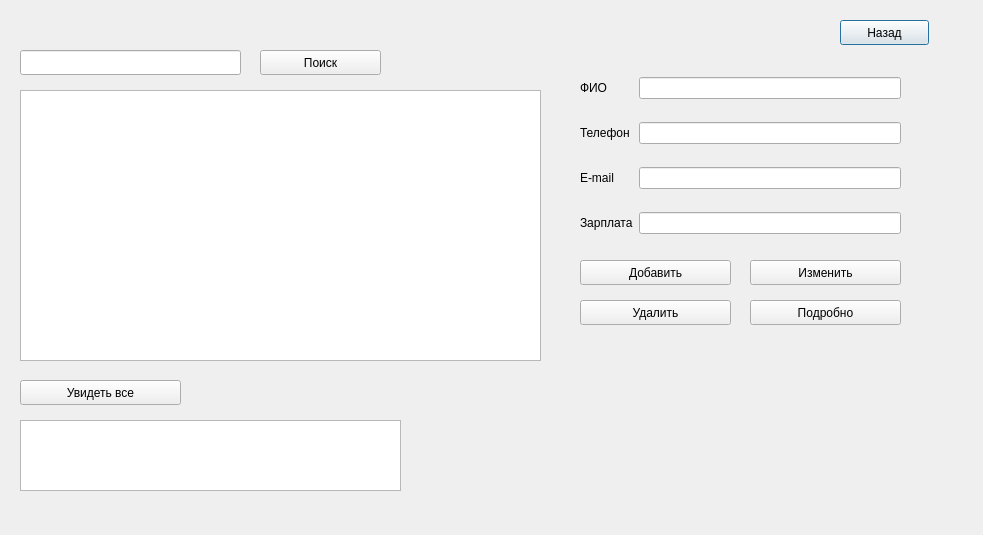
<?xml version="1.0" encoding="UTF-8"?>
<ui version="4.0">
 <class>empmanagers</class>
 <widget class="QDialog" name="empmanagers">
  <property name="geometry">
   <rect>
    <x>0</x>
    <y>0</y>
    <width>983</width>
    <height>535</height>
   </rect>
  </property>
  <property name="windowTitle">
   <string>Dialog</string>
  </property>
  <widget class="QPushButton" name="btnBack">
   <property name="geometry">
    <rect>
     <x>840</x>
     <y>20</y>
     <width>89</width>
     <height>25</height>
    </rect>
   </property>
   <property name="text">
    <string>Назад</string>
   </property>
  </widget>
  <widget class="QTableWidget" name="twOrg">
   <property name="geometry">
    <rect>
     <x>20</x>
     <y>90</y>
     <width>521</width>
     <height>271</height>
    </rect>
   </property>
  </widget>
  <widget class="QTextEdit" name="teResult">
   <property name="geometry">
    <rect>
     <x>20</x>
     <y>420</y>
     <width>381</width>
     <height>71</height>
    </rect>
   </property>
  </widget>
  <widget class="QPushButton" name="pushButton">
   <property name="geometry">
    <rect>
     <x>20</x>
     <y>380</y>
     <width>161</width>
     <height>25</height>
    </rect>
   </property>
   <property name="text">
    <string>Увидеть все</string>
   </property>
  </widget>
  <widget class="QPushButton" name="btnEdit">
   <property name="geometry">
    <rect>
     <x>750</x>
     <y>260</y>
     <width>151</width>
     <height>25</height>
    </rect>
   </property>
   <property name="text">
    <string>Изменить</string>
   </property>
  </widget>
  <widget class="QPushButton" name="btnInfo">
   <property name="geometry">
    <rect>
     <x>750</x>
     <y>300</y>
     <width>151</width>
     <height>25</height>
    </rect>
   </property>
   <property name="text">
    <string>Подробно</string>
   </property>
  </widget>
  <widget class="QPushButton" name="btnDelete">
   <property name="geometry">
    <rect>
     <x>580</x>
     <y>300</y>
     <width>151</width>
     <height>25</height>
    </rect>
   </property>
   <property name="text">
    <string>Удалить</string>
   </property>
  </widget>
  <widget class="QPushButton" name="btnAdd">
   <property name="geometry">
    <rect>
     <x>580</x>
     <y>260</y>
     <width>151</width>
     <height>25</height>
    </rect>
   </property>
   <property name="text">
    <string>Добавить</string>
   </property>
  </widget>
  <widget class="QWidget" name="layoutWidget">
   <property name="geometry">
    <rect>
     <x>580</x>
     <y>60</y>
     <width>321</width>
     <height>191</height>
    </rect>
   </property>
   <layout class="QGridLayout" name="gridLayout">
    <item row="0" column="0">
     <widget class="QLabel" name="label">
      <property name="text">
       <string>ФИО</string>
      </property>
     </widget>
    </item>
    <item row="0" column="1">
     <widget class="QLineEdit" name="leFIO">
      <property name="alignment">
       <set>Qt::AlignLeading|Qt::AlignLeft|Qt::AlignVCenter</set>
      </property>
     </widget>
    </item>
    <item row="1" column="0">
     <widget class="QLabel" name="label_2">
      <property name="text">
       <string>Телефон</string>
      </property>
     </widget>
    </item>
    <item row="1" column="1">
     <widget class="QLineEdit" name="lePhone"/>
    </item>
    <item row="2" column="0">
     <widget class="QLabel" name="label_3">
      <property name="text">
       <string>E-mail</string>
      </property>
     </widget>
    </item>
    <item row="2" column="1">
     <widget class="QLineEdit" name="leEmail"/>
    </item>
    <item row="3" column="0">
     <widget class="QLabel" name="label_4">
      <property name="text">
       <string>Зарплата</string>
      </property>
     </widget>
    </item>
    <item row="3" column="1">
     <widget class="QLineEdit" name="leSalary"/>
    </item>
   </layout>
  </widget>
  <widget class="QLineEdit" name="leFind">
   <property name="geometry">
    <rect>
     <x>20</x>
     <y>50</y>
     <width>221</width>
     <height>25</height>
    </rect>
   </property>
  </widget>
  <widget class="QPushButton" name="btnFind">
   <property name="geometry">
    <rect>
     <x>260</x>
     <y>50</y>
     <width>121</width>
     <height>25</height>
    </rect>
   </property>
   <property name="text">
    <string>Поиск</string>
   </property>
  </widget>
 </widget>
 <resources/>
 <connections/>
</ui>
